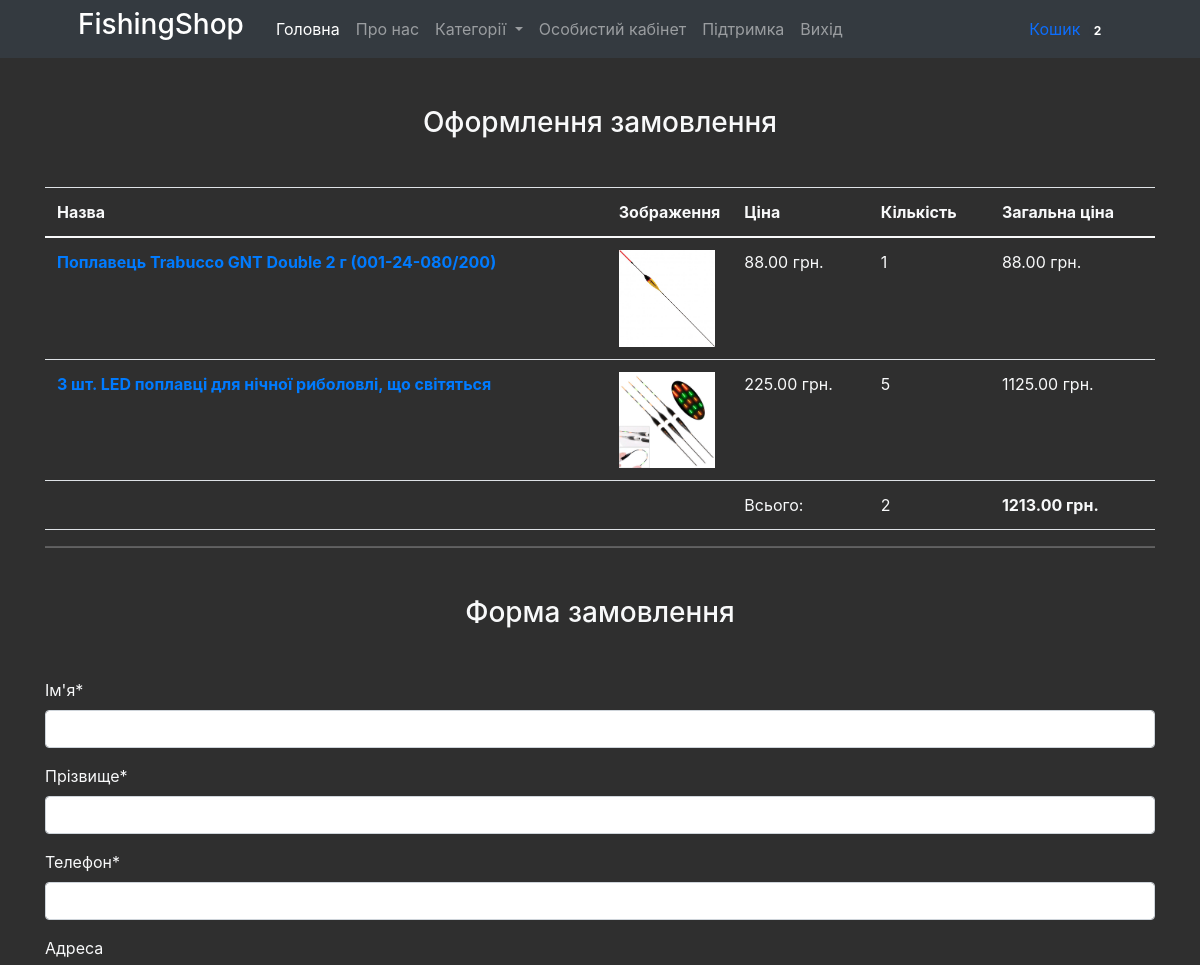
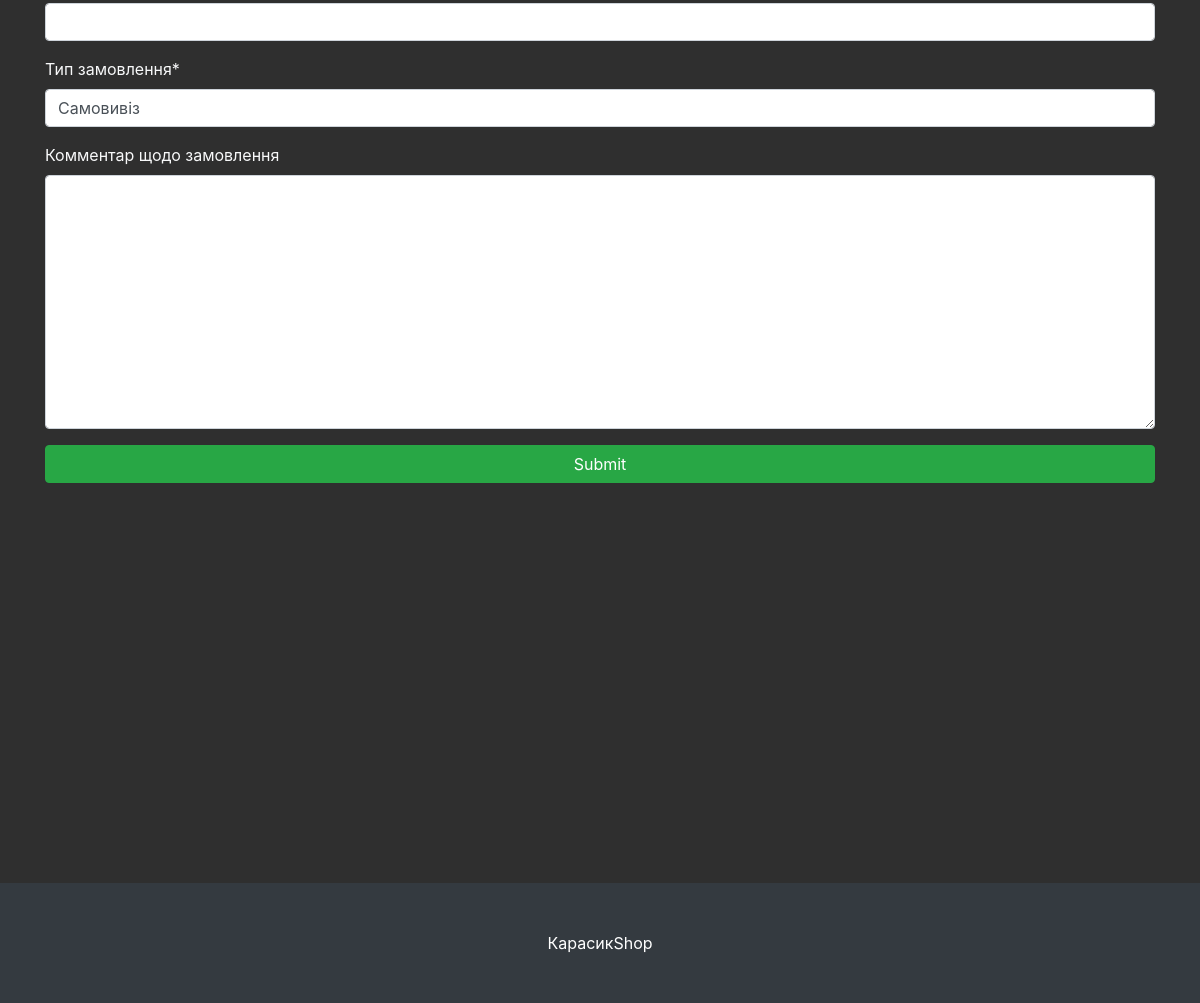
Screenshot of /checkout/ (signed in) with the database file from the repository (2 pictures, top to bottom).
### mainapp/models.py (models this page shows, shortened)
class Cart(models.Model):
    owner = models.ForeignKey('Customer', null=True, verbose_name='Власник', on_delete=models.CASCADE)
    products = models.ManyToManyField(CartProduct, blank=True, related_name='related_cart')
    total_products = models.PositiveIntegerField(default=0)
    final_price = models.DecimalField(max_digits=9, default=0, decimal_places=2, verbose_name='Загальна ціна')
    in_order = models.BooleanField(default=False)
    for_anonymous_user = models.BooleanField(default=False)

class CartProduct(models.Model):
    user = models.ForeignKey('Customer', verbose_name='Покупець', on_delete=models.CASCADE)
    cart = models.ForeignKey('Cart', verbose_name='Кошик', on_delete=models.CASCADE, related_name='related_products')
    product = models.ForeignKey(Product, verbose_name='Товар', on_delete=models.CASCADE)
    qty = models.PositiveIntegerField(default=1)
    final_price = models.DecimalField(max_digits=9, decimal_places=2, verbose_name='Загальна ціна')

class Product(models.Model):
    category = models.ForeignKey(Category, verbose_name='Категорія', on_delete=models.CASCADE)
    title = models.CharField(max_length=255, verbose_name='Найменування')
    slug = models.SlugField(unique=True)
    image = models.ImageField(verbose_name='Зображення')
    description = models.TextField(verbose_name='Опис', null=True)
    price = models.DecimalField(max_digits=9, decimal_places=2, verbose_name='Ціна')
    features = models.ManyToManyField("specs.ProductFeatures", blank=True, related_name='features_for_product')
    active = models.BooleanField(verbose_name="Товар в наявності", default=True)
    img1 = models.ImageField(verbose_name="Додаткове зображення (не обов'язково)", null=True, blank=True)
    img2 = models.ImageField(verbose_name="Додаткове зображення (не обов'язково)", null=True, blank=True)
    img3 = models.ImageField(verbose_name="Додаткове зображення (не обов'язково)", null=True, blank=True)
    img4 = models.ImageField(verbose_name="Додаткове зображення (не обов'язково)", null=True, blank=True)
    img5 = models.ImageField(verbose_name="Додаткове зображення (не обов'язково)", null=True, blank=True)
    img6 = models.ImageField(verbose_name="Додаткове зображення (не обов'язково)", null=True, blank=True)
    img7 = models.ImageField(verbose_name="Додаткове зображення (не обов'язково)", null=True, blank=True)
    img8 = models.ImageField(verbose_name="Додаткове зображення (не обов'язково)", null=True, blank=True)
    mainView = models.BooleanField(verbose_name="Показувати на головній", default=True)
    def get_absolute_url(self):
        return reverse('product_detail', kwargs={'slug': self.slug})

### mainapp/views.py (the view)
# urls.py: path('checkout/', CheckoutView.as_view(), name='checkout'),
class CheckoutView(CartMixin, View):
    def get(self, request, *args, **kwargs):
        categories = Category.objects.all()
        form = OrderForm(request.POST or None)
        context = {
            'cart': self.cart,
            'categories': categories,
            'form': form
        }
        return render(request, 'checkout.html', context)

### mainapp/forms.py
class OrderForm(forms.ModelForm):
    class Meta:
        model = Order
        fields = (
            'first_name', 'last_name', 'phone', 'address', 'buying_type', 'comment'
        )

### mainapp/mixins.py (called while the page is built)
    def dispatch(self, request, *args, **kwargs):
        if request.user.is_authenticated:
            customer = Customer.objects.filter(user=request.user).first()
            if not customer:
                customer = Customer.objects.create(
                    user=request.user
                )
            cart = Cart.objects.filter(owner=customer, in_order=False).first()
            if not cart:
                cart = Cart.objects.create(owner=customer)
        else:
            cart = Cart.objects.filter(for_anonymous_user=True).first()
            if not cart:
                cart = Cart.objects.create(for_anonymous_user=True)
        self.cart = cart
        return super().dispatch(request, *args, **kwargs)

### mainapp/models.py (called while the page is built)
    def get_absolute_url(self):
        return reverse('category_detail', kwargs={'slug': self.slug})

### mainapp/templates/checkout.html (shortened to what this page needs)
{% extends 'base.html' %}
{% load crispy_forms_tags %}
{% block content %}
<div class="container text-light">
    <h3 class="text-center mt-5 mb-5">Оформлення замовлення</h3>
    <table class="table">
        <thead>
            <tr class="text-light">
                <th scope="col">Назва</th>
                <th scope="col">Зображення</th>
                <th scope="col">Ціна</th>
                <th scope="col">Кількість</th>
                <th scope="col">Загальна ціна</th>
            </tr>
        </thead>
        <tbody>
            {% for item in cart.products.all %}
            <tr class="text-light">
                <th scope="row"><a href="{{ item.product.get_absolute_url }}">{{ item.product.title }}</a></th>
                <td class="w-25 image_in_order"><a href="{{ item.product.get_absolute_url }}"><img
                            src="{{ item.product.image.url }}" class="img-fluid" style="padding-right: 5%;"></a></td>
                <td>{{ item.product.price }} грн.</td>
                <td>{{ item.qty }}</td>
                <td>{{ item.final_price }} грн.</td>
            </tr>
            {% endfor %}
            <tr class="text-light">
                <td colspan="2"></td>
                <td>Всього:</td>
                <td>{{ cart.total_products }}</td>
                <td><strong>{{ cart.final_price }} грн.</strong></td>
            </tr>
        </tbody>
    </table>
    <hr>
    <h3 class="text-center mt-5 mb-5">Форма замовлення</h3>
    <form action="{% url 'make_order' %}" method="POST">
        {{ form|crispy }}
        <input type="submit" class="btn btn-success btn-block mb-3" values="Оформити замовлення">
    </form>
</div>
{% endblock content %}

### mainapp/templates/base.html (shortened to what this page needs)
{% load static %}
<!DOCTYPE html>
<html lang="uk">
<head>
    <link href='{% static "bootstrap/bootstrap.min.css" %}' rel="stylesheet"/>
    <link rel="stylesheet" href="https://cdn.jsdelivr.net/npm/@fancyapps/ui@4.0/dist/fancybox.css"/>
    <link href="https://cdnjs.cloudflare.com/ajax/libs/twitter-bootstrap/4.1.2/css/bootstrap.min.css" rel="stylesheet"/>
    <link href="https://cdn.jsdelivr.net/npm/slick-carousel@1.8.1/slick/slick.css" rel="stylesheet"/>
    <link href="https://cdnjs.cloudflare.com/ajax/libs/fancybox/3.3.5/jquery.fancybox.min.css" rel="stylesheet"/>
</head>
<body>
<nav class="navbar navbar-expand-lg navbar-dark bg-dark">
    <div class="container px-4 px-lg-5">
        <a href="/"><h3 class="title"><span>FishingShop</span></h3></a>
        <div class="collapse navbar-collapse" id="navbarSupportedContent">
            <ul class="navbar-nav me-auto mb-2 mb-lg-0 ms-lg-4">
                <li class="nav-item">
                    <a class="nav-link active" aria-current="page" href="{% url 'index' %}">
                        Головна
                    </a>
                </li>
                <li class="nav-item"><a class="nav-link" href="{% url 'about' %}">Про нас</a></li>
                <li class="nav-item dropdown">
                    <a class="nav-link dropdown-toggle" id="navbarDropdown" href="#" role="button"
                       data-bs-toggle="dropdown" aria-expanded="false">
                        Категорії
                    </a>
                </li>
                {% if request.user.is_authenticated %}
                    <li class="nav-item">
                        <a class="nav-link" href="{% url 'profile' %}">Особистий кабінет</a>
                    </li>
                    <li class="nav-item">
                        <a class="nav-link" href="{% url 'support' %}">Підтримка</a>
                    </li>
                    <li class="nav-item">
                        <a class="nav-link" href="{% url 'logout' %}">Вихід</a>
                    </li>
                {% endif %}
            </ul>
            <a class="nav-link" href="{% url 'cart' %}">
                Кошик
                <span class="badge bg-dark text-white ms-1 rounded-pill">{{ cart.products.count }}</span>
            </a>
        </div>
    </div>
</nav>
{% block content %}{% endblock content %}
<footer class="py-5 bg-dark" style="margin-top: 400px;">
    <div class="container"><p class="m-0 text-center text-white">КарасикShop</p></div>
</footer>
</body>
</html>

### mainapp/templates/base.html (style rules this page uses)
body { background-color: #242424f2; }
.title { color: white; }
.image_in_order { max-width: 5%; }

### rows the page displays
Cart: products.count "2", total_products "2", final_price "1213.00"
CartProduct: product "Поплавець Trabucco GNT Double 2 г (001-24-080/200)", product.image (picture), product.price "88.00", qty "1", final_price "88.00"
CartProduct: product "3 шт. LED поплавці для нічної риболовлі, що світяться", product.image (picture), product.price "225.00", qty "5", final_price "1125.00"
